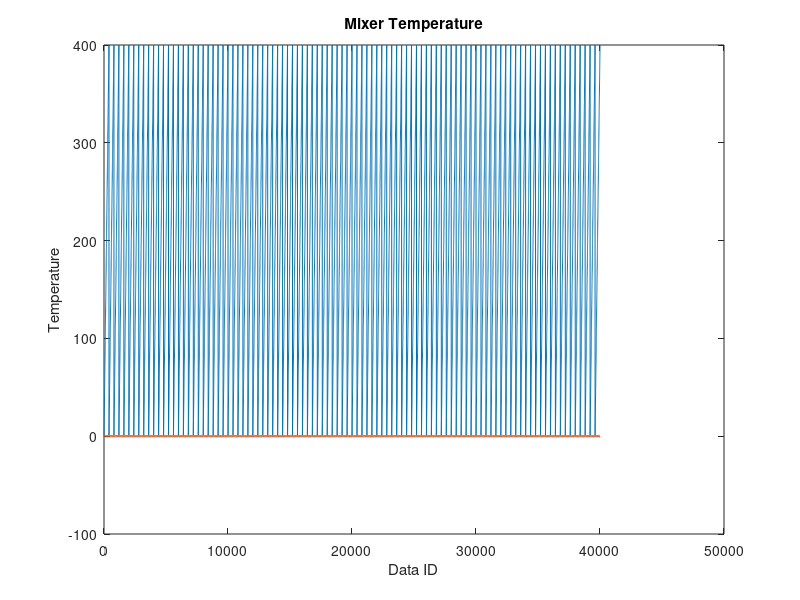

Write MATLAB code to recreate this figure.
# Import the CSV file into oracle
x = csvread("output.csv");

# Plot the contents, this will plot the temperature against the ID of the sample
plot(x);

# Add a title and label the axis
title("Mixer Temperature");
xlabel("Data ID");
ylabel("Temperature");

# Pause the m file so the graph is displayed on the screen for the user to read
pause();
